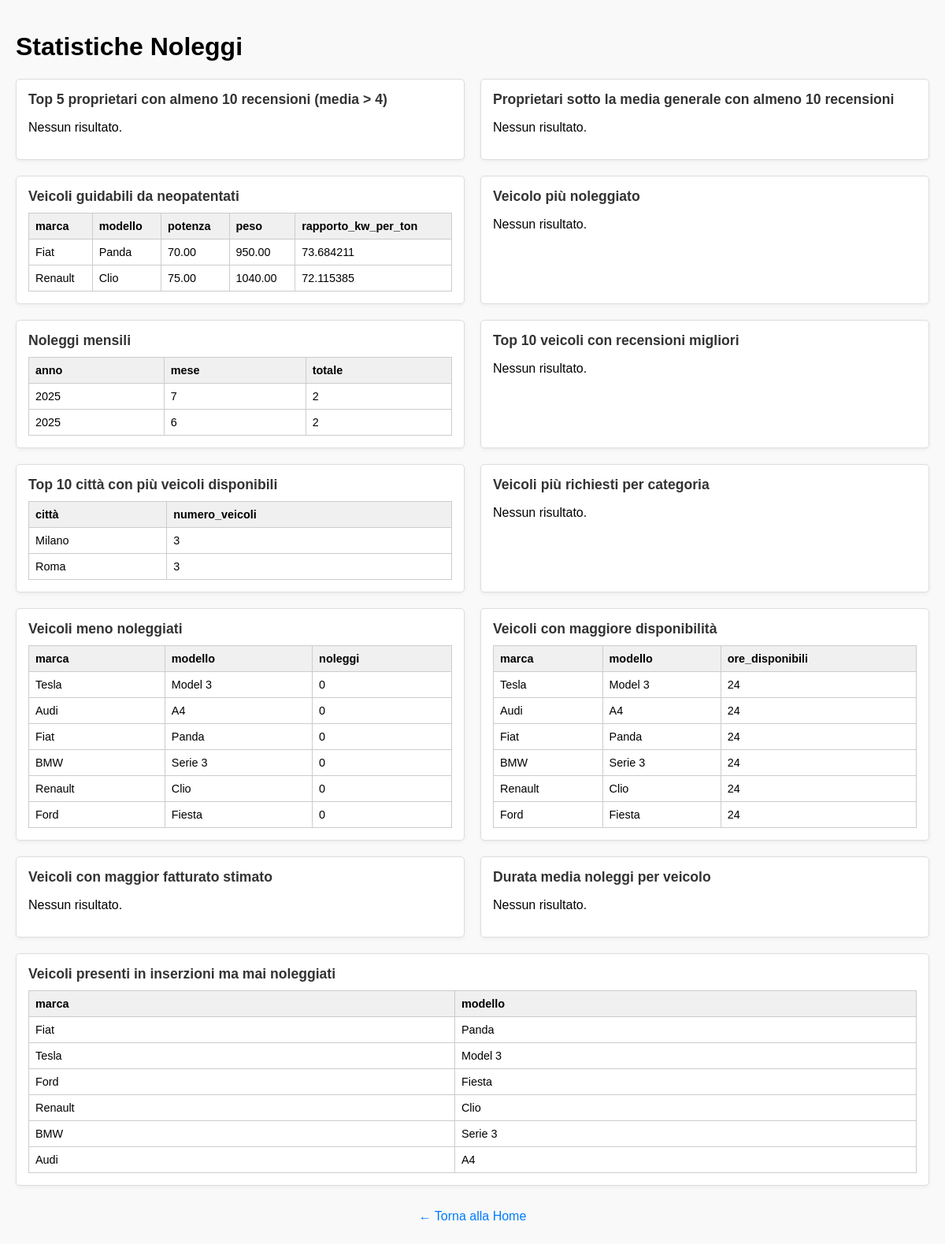
Screenshot of /pages/stats.php (signed in) with the database file from the repository.
### tables this page shows
CREATE TABLE `veicolo` (
  `targa` varchar(7) NOT NULL,
  `peso` decimal(10, 2) DEFAULT NULL,
  `marca` varchar(50) DEFAULT NULL,
  `modello` varchar(50) DEFAULT NULL,
  `anno_immatricolazione` int DEFAULT NULL,
  `tipologia_carburante` varchar(50) DEFAULT NULL,
  `potenza` decimal(10, 2) DEFAULT NULL,
  `id_categoria` int DEFAULT NULL,
  PRIMARY KEY (`targa`),
  KEY `id_categoria` (`id_categoria`),
  CONSTRAINT `veicolo_ibfk_1` FOREIGN KEY (`id_categoria`) REFERENCES `categoria_veicolo` (`id_categoria`)
);

### pages/stats.php (the view, shortened to what this page needs)
<?php
require_once '../includes/db.php';
function mostraStatistiche($pdo, $titolo, $query) {
    echo "<section class='statistica'>";
    echo "<h3>$titolo</h3>";
    try {
        $stmt = $pdo->query($query);
        $results = $stmt->fetchAll(PDO::FETCH_ASSOC);
    } catch (PDOException $e) {
        echo "<p class='error'>Errore SQL: " . htmlspecialchars($e->getMessage()) . "</p>";
        echo "</section>";
        return;
    }
    if (count($results) === 0) {
        echo "<p>Nessun risultato.</p>";
        echo "</section>";
        return;
    }
    echo "<table><tr>";
    foreach (array_keys($results[0]) as $col) {
        echo "<th>" . htmlspecialchars($col) . "</th>";
    }
    echo "</tr>";
    foreach ($results as $row) {
        echo "<tr>";
        foreach ($row as $value) {
            echo "<td>" . htmlspecialchars($value) . "</td>";
        }
        echo "</tr>";
    }
    echo "</table>";
    echo "</section>";
}
?>
<!DOCTYPE html>
<html lang="it">
<head>
</head>
<body>
<h1>Statistiche Noleggi</h1>
<div id="statistiche-container">
<?php
mostraStatistiche($pdo, "Top 5 proprietari con almeno 10 recensioni (media > 4)", "
    SELECT u.nome, u.cognome, COUNT(r.id_recensione) AS recensioni_totali, AVG(r.voto) AS media
    FROM recensione r
    JOIN riguardo rg_r ON r.id_recensione = rg_r.id_recensione
    JOIN noleggio n ON rg_r.id_noleggio = n.id_noleggio
    JOIN coinvolge c ON n.id_noleggio = c.id_noleggio
    JOIN riguarda rg_v ON c.targa = rg_v.targa
    JOIN inserzione i ON rg_v.id_inserzione = i.id_inserzione
    JOIN crea cr ON i.id_inserzione = cr.id_inserzione
    JOIN utente u ON cr.id_utente = u.id_utente
    GROUP BY u.id_utente
    HAVING recensioni_totali >= 10 AND media > 4
    ORDER BY media DESC
    LIMIT 5
");
mostraStatistiche($pdo, "Proprietari sotto la media generale con almeno 10 recensioni", "
    WITH media_globale AS (
        SELECT AVG(voto) AS media FROM recensione
    )
    SELECT u.nome, u.cognome, COUNT(r.id_recensione) AS recensioni_totali, AVG(r.voto) AS media
    FROM recensione r
    JOIN riguardo rg_r ON r.id_recensione = rg_r.id_recensione
    JOIN noleggio n ON rg_r.id_noleggio = n.id_noleggio
    JOIN coinvolge c ON n.id_noleggio = c.id_noleggio
    JOIN riguarda rg_v ON c.targa = rg_v.targa
    JOIN inserzione i ON rg_v.id_inserzione = i.id_inserzione
    JOIN crea cr ON i.id_inserzione = cr.id_inserzione
    JOIN utente u ON cr.id_utente = u.id_utente
    GROUP BY u.id_utente
    HAVING recensioni_totali >= 10 AND media < (SELECT media FROM media_globale)
");
mostraStatistiche($pdo, "Veicoli guidabili da neopatentati", "
    SELECT marca, modello, potenza, peso,
           (potenza * 1000 / peso) AS rapporto_kw_per_ton
    FROM veicolo
    WHERE (potenza * 1000 / peso) <= 75
");
mostraStatistiche($pdo, "Veicolo più noleggiato", "
    SELECT v.marca, v.modello, COUNT(DISTINCT n.id_noleggio) AS totale_noleggi
    FROM noleggio n
    JOIN coinvolge c ON n.id_noleggio = c.id_noleggio
    JOIN riguarda rg ON c.targa = rg.targa
    JOIN veicolo v ON rg.targa = v.targa
    GROUP BY v.targa
    ORDER BY totale_noleggi DESC
    LIMIT 1
");
mostraStatistiche($pdo, "Noleggi mensili", "
    SELECT YEAR(data_inizio) AS anno, MONTH(data_inizio) AS mese, COUNT(*) AS totale
    FROM noleggio
    GROUP BY anno, mese
    ORDER BY anno DESC, mese DESC
");
mostraStatistiche($pdo, "Top 10 veicoli con recensioni migliori", "
    SELECT v.marca, v.modello, COUNT(DISTINCT n.id_noleggio) AS noleggi, AVG(r.voto) AS media
    FROM noleggio n
    JOIN coinvolge c ON n.id_noleggio = c.id_noleggio
    JOIN veicolo v ON c.targa = v.targa
    JOIN riguardo rg ON rg.id_noleggio = n.id_noleggio
    JOIN recensione r ON r.id_recensione = rg.id_recensione
    GROUP BY v.targa
    HAVING noleggi >= 30 AND media > 4.5
    ORDER BY media DESC
    LIMIT 10
");
mostraStatistiche($pdo, "Top 10 città con più veicoli disponibili", "
    SELECT l.`città`, COUNT(*) AS numero_veicoli
    FROM inserzione i
    JOIN riferita r ON i.id_inserzione = r.id_inserzione
    JOIN localita l ON r.id_localita = l.id_località
    GROUP BY l.`città`
    ORDER BY numero_veicoli DESC
    LIMIT 10
");
mostraStatistiche($pdo, "Veicoli più richiesti per categoria", "
    SELECT v.tipologia_carburante AS categoria, v.marca, v.modello, COUNT(DISTINCT n.id_noleggio) AS noleggi
    FROM noleggio n
    JOIN coinvolge c ON n.id_noleggio = c.id_noleggio
    JOIN veicolo v ON c.targa = v.targa
    GROUP BY categoria, v.targa
    ORDER BY categoria, noleggi DESC
");
mostraStatistiche($pdo, "Veicoli meno noleggiati", "
    SELECT v.marca, v.modello, COUNT(n.id_noleggio) AS noleggi
    FROM veicolo v
    LEFT JOIN coinvolge c ON v.targa = c.targa
    LEFT JOIN noleggio n ON c.id_noleggio = n.id_noleggio
    GROUP BY v.targa
    ORDER BY noleggi ASC
    LIMIT 10
");
mostraStatistiche($pdo, "Veicoli con maggiore disponibilità", "
    SELECT v.marca, v.modello, COUNT(*) * 24 AS ore_disponibili
    FROM inserzione i
    JOIN crea cr ON i.id_inserzione = cr.id_inserzione
    JOIN veicolo v ON v.targa = (
        SELECT rg.targa FROM riguarda rg WHERE rg.id_inserzione = i.id_inserzione LIMIT 1
    )
    GROUP BY v.targa
    ORDER BY ore_disponibili DESC
    LIMIT 10
");
mostraStatistiche($pdo, "Veicoli con maggior fatturato stimato", "
    SELECT v.marca, v.modello, COUNT(DISTINCT n.id_noleggio) AS noleggi,
           SUM(i.prezzo_giornaliero) AS ricavo_stimato
    FROM noleggio n
    JOIN coinvolge c ON n.id_noleggio = c.id_noleggio
    JOIN riguarda rg ON c.targa = rg.targa
    JOIN inserzione i ON rg.id_inserzione = i.id_inserzione
    JOIN veicolo v ON rg.targa = v.targa
    GROUP BY v.targa
    ORDER BY ricavo_stimato DESC
    LIMIT 10
");
mostraStatistiche($pdo, "Durata media noleggi per veicolo", "
    SELECT v.marca, v.modello, AVG(DATEDIFF(data_fine, data_inizio)) AS durata_media_giorni
    FROM noleggio n
    JOIN coinvolge c ON n.id_noleggio = c.id_noleggio
    JOIN veicolo v ON c.targa = v.targa
    GROUP BY v.targa
    ORDER BY durata_media_giorni DESC
    LIMIT 10
");
mostraStatistiche($pdo, "Veicoli presenti in inserzioni ma mai noleggiati", "
    SELECT v.marca, v.modello
    FROM veicolo v
    WHERE NOT EXISTS (
        SELECT 1
        FROM coinvolge c
        JOIN noleggio n ON c.id_noleggio = n.id_noleggio
        WHERE c.targa = v.targa
    )
");
?>
</div>
<p style="margin-top: 30px; text-align: center;">
    <a href="../index.php" style="text-decoration: none; color: #007BFF;">&larr; Torna alla Home</a>
</p>
</body>

### pages/stats.php (style rules this page uses)
body { font-family: Arial, sans-serif; max-width: 1200px; margin: auto; padding: 20px; background: #f9f9f9; }
#statistiche-container { display: flex; flex-wrap: wrap; gap: 20px; justify-content: space-between; }
.statistica { flex: 1 1 calc(50% - 20px); box-sizing: border-box; background: #fff; border: 1px solid #ddd; padding: 15px; border-radius: 5px; max-height: 600px; overflow: auto; box-shadow: 0 2px 5px rgba(0,0,0,0.05); }
.statistica h3 { margin-top: 0; font-size: 1.1rem; margin-bottom: 10px; color: #333; }
table { border-collapse: collapse; width: 100%; margin-bottom: 0; }
th, td { padding: 8px; border: 1px solid #ccc; text-align: left; font-size: 0.9rem; }
th { background-color: #f0f0f0; }

### rows the page displays
veicolo: marca "Fiat", modello "Panda", potenza "70.00", peso "950.00", value "73.684211"
veicolo: marca "Renault", modello "Clio", potenza "75.00", peso "1040.00", value "72.115385"
veicolo: marca "Tesla", modello "Model 3"
veicolo: marca "Ford", modello "Fiesta"
veicolo: marca "BMW", modello "Serie 3"
veicolo: marca "Audi", modello "A4"

### other values shown
$col "marca"
$col "modello"
$col "potenza"
$col "peso"
$col "rapporto_kw_per_ton"
$col "anno"
$col "mese"
$col "totale"
$value "2025"
$value "7"
$value "2"
$value "6"
$col "città"
$col "numero_veicoli"
$value "Milano"
